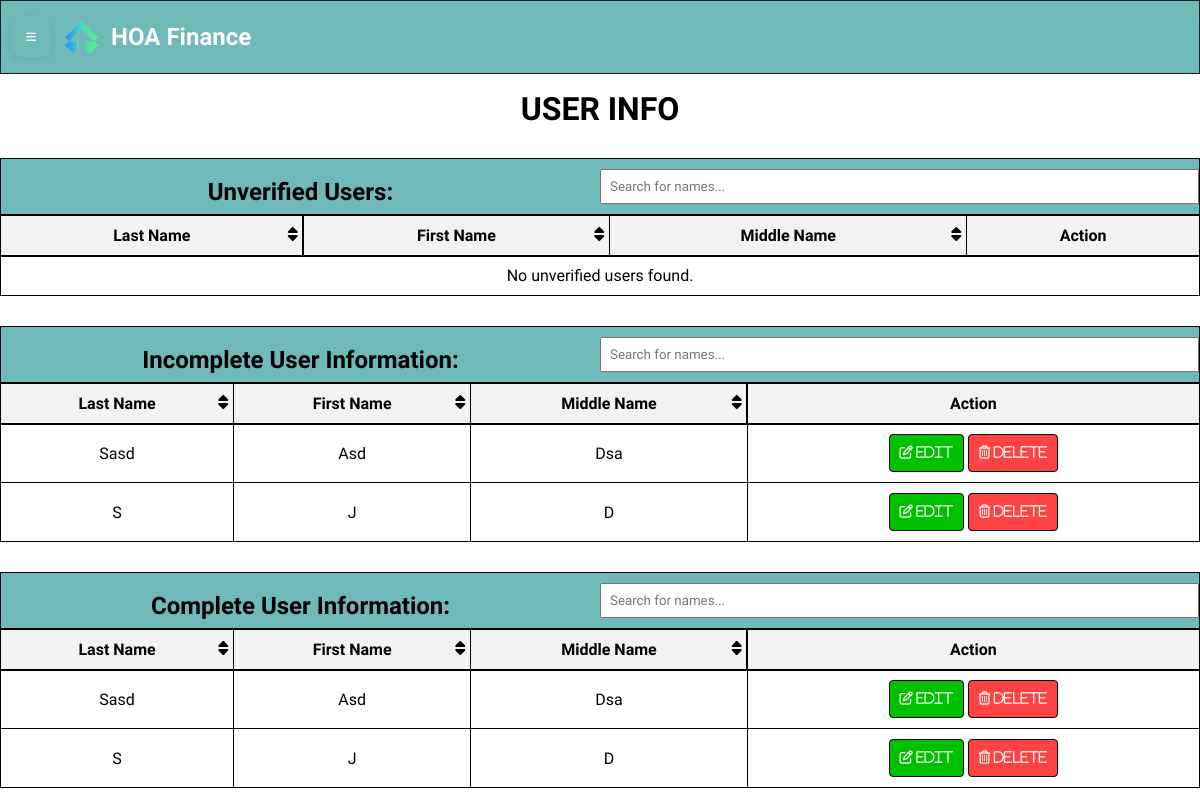
The page /admin/members_info.php on the database as committed earlier.
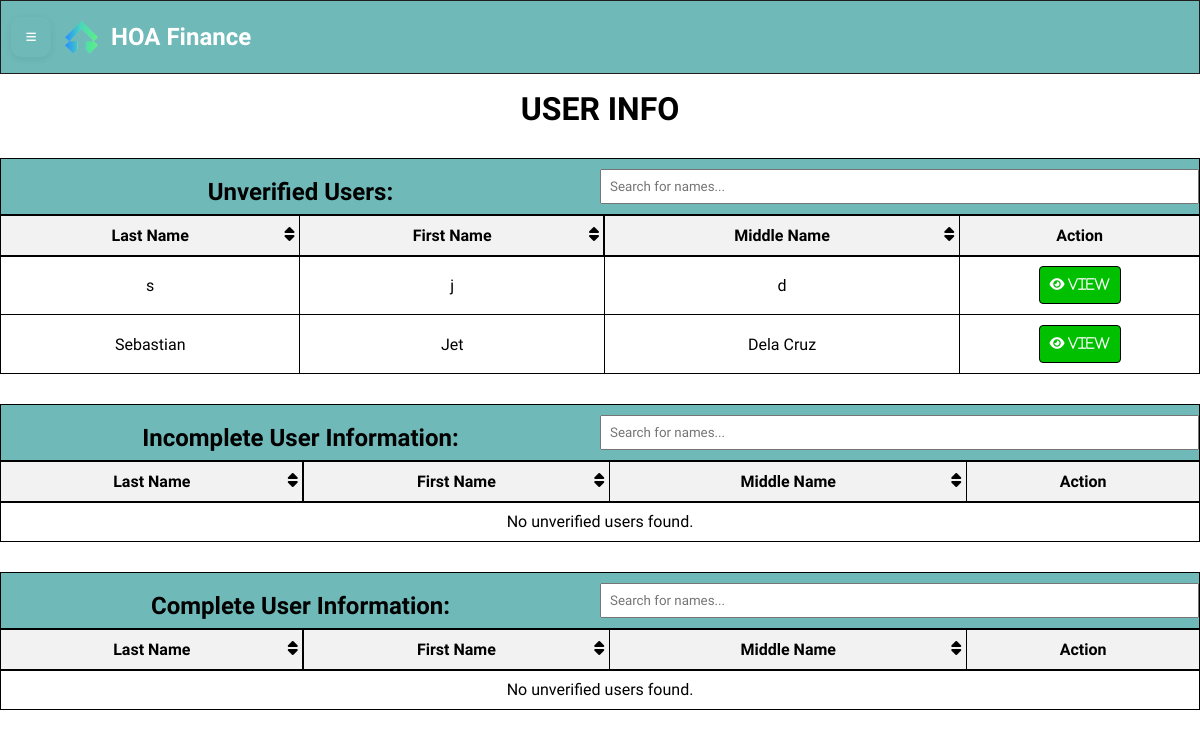
The same page on the database as committed later.
### tables this page shows
CREATE TABLE `tbl_property` (
  `property_id` int(11) NOT NULL,
  `user_id` int(11) DEFAULT NULL,
  `id_no` varchar(255) DEFAULT NULL,
  `blk_no` int(11) DEFAULT NULL,
  `lot_no` int(11) DEFAULT NULL,
  `homelot_area` int(11) DEFAULT NULL,
  `open_space` int(11) DEFAULT NULL,
  `sharein_loan` int(11) DEFAULT NULL,
  `principal_interest` int(11) DEFAULT NULL,
  `MRI` int(11) DEFAULT NULL,
  `total` int(11) DEFAULT NULL
);

CREATE TABLE `tbl_userinfo` (
  `userinfo_id` int(11) NOT NULL,
  `user_id` int(11) NOT NULL,
  `given_name` varchar(255) NOT NULL,
  `middle_name` varchar(255) NOT NULL,
  `last_name` varchar(255) NOT NULL,
  `gender` varchar(255) NOT NULL,
  `bday` date NOT NULL
);

CREATE TABLE `tbl_useracc` (
  `user_id` int(11) NOT NULL,
  `username` varchar(255) NOT NULL,
  `password` varchar(255) NOT NULL,
  `email` varchar(255) NOT NULL,
  `is_admin` varchar(10) NOT NULL DEFAULT 'no',
  `is_deleted` varchar(10) NOT NULL DEFAULT 'no',
  `is_verified` varchar(10) NOT NULL DEFAULT 'no'
);

### functions.php (called while the page is built, shortened)
<?php
function connect()
{
	$mysqli = new mysqli(SERVER, USERNAME, PASSWORD, DATABASE);
	if ($mysqli->connect_errno != 0) {
		$error = $mysqli->connect_error;
		$error_date = date("F j, Y, g:i a");
		$message = "{$error} | {$error_date} \r\n";
		file_put_contents("db-log.txt", $message, FILE_APPEND);
		return false;
	} else {
		$mysqli->set_charset("utf8mb4");
		return $mysqli;
	}
}
function getinfo()
{
	$mysqli = connect();
	$unvQuery = "
        SELECT *
        FROM tbl_useracc, tbl_userinfo, tbl_face
        WHERE tbl_useracc.user_id = tbl_userinfo.user_id
			AND tbl_useracc.user_id = tbl_face.user_id
            AND tbl_useracc.is_verified = 'no'
            AND tbl_useracc.is_admin = 'no'
            AND tbl_useracc.is_deleted = 'no'
        ORDER BY tbl_userinfo.last_name ASC;
    ";
	$unvResult = $mysqli->query($unvQuery);
	$unv = $unvResult->fetch_all(MYSQLI_ASSOC);
	$incQuery = "
        SELECT *
        FROM tbl_property
        JOIN tbl_userinfo ON tbl_property.user_id = tbl_userinfo.user_id
        JOIN tbl_useracc ON tbl_property.user_id = tbl_useracc.user_id
        WHERE is_admin = 'no'
            AND is_deleted = 'no'
            AND is_verified = 'yes'
            AND (blk_no IS NULL
            OR lot_no IS NULL
            OR homelot_area IS NULL
            OR open_space IS NULL
            OR sharein_loan IS NULL
            OR principal_interest IS NULL
            OR MRI IS NULL
            OR total IS NULL)
    ";
	$incResult = $mysqli->query($incQuery);
	$inc = $incResult->fetch_all(MYSQLI_ASSOC);
	$compQuery = "
        SELECT *
        FROM tbl_property
        JOIN tbl_userinfo ON tbl_property.user_id = tbl_userinfo.user_id
        JOIN tbl_useracc ON tbl_property.user_id = tbl_useracc.user_id
        WHERE is_admin = 'no'
            AND is_deleted = 'no'
            AND is_verified = 'yes'
            AND (blk_no IS NULL
            OR lot_no IS NULL
            OR homelot_area IS NULL
            OR open_space IS NULL
            OR sharein_loan IS NULL
            OR principal_interest IS NULL
            OR MRI IS NULL
            OR total IS NULL)
    ";
	$compResult = $mysqli->query($compQuery);
	$comp = $compResult->fetch_all(MYSQLI_ASSOC);
	return [
		'unverified_members' => $unv,
		'incomplete_members' => $inc,
		'completed_members' => $comp
	];
}

### admin/members_info.php (the view, shortened to what the changed rows need)
<!DOCTYPE html>
<html lang="en">
<head>
    <link rel="stylesheet" href="<?php $_SERVER['DOCUMENT_ROOT'] ?>/hofin/styles/css/admin/members_info.css">
    <?php
    require ($_SERVER['DOCUMENT_ROOT'] . '/hofin/navbar.php');
    $data = getinfo();
    ?>
</head>
<body>
    <h1>USER INFO</h1>
    <div class="half">
        <div class="half-half">
            <h2>Unverified Users:</h2>
        </div>
    </div>
    <div class="scrollable">
        <table id="unverifiedTable" class="table">
            <tr>
                <th class="sort-btn" onclick="sortTable(0, 'unverifiedTable')">Last Name</th>
                <th class="sort-btn" onclick="sortTable(1, 'unverifiedTable')">First Name</th>
                <th class="sort-btn" onclick="sortTable(2, 'unverifiedTable')">Middle Name</th>
                <th>Action</th>
            </tr>
            <?php if (count($data['unverified_members']) != 0) { ?>
                <?php foreach ($data['unverified_members'] as $unverified) { ?>
                    <tr>
                        <td><?= htmlspecialchars($unverified['last_name']) ?></td>
                        <td><?= htmlspecialchars($unverified['given_name']) ?></td>
                        <td><?= htmlspecialchars($unverified['middle_name']) ?></td>
                        <td>
                            <button type="button" class="edit button" data-target="modal-<?= $unverified['user_id'] ?>">
                                <i class="fa fa-eye" aria-hidden="true"></i> View
                            </button>
                        </td>
                    </tr>
                <?php }
            } else { ?>
                <tr>
                    <td colspan="6">No unverified users found.</td>
                </tr>
            <?php } ?>
        </table>
    </div>
    <div class="half">
        <div class="half-half">
            <h2>Incomplete User Information:</h2>
        </div>
    </div>
    <div class="scrollable">
        <table id="incompleteTable" class="table">
            <tr>
                <th class="sort-btn" onclick="sortTable(0, 'incompleteTable')">Last Name</th>
                <th class="sort-btn" onclick="sortTable(1, 'incompleteTable')">First Name</th>
                <th class="sort-btn" onclick="sortTable(2, 'incompleteTable')">Middle Name</th>
                <th>Action</th>
            </tr>
            <?php if (count($data['incomplete_members']) != 0) { ?>
                <?php foreach ($data['incomplete_members'] as $incomplete) { ?>
                    <tr>
                        <td><?= htmlspecialchars($incomplete['last_name']) ?></td>
                        <td><?= htmlspecialchars($incomplete['given_name']) ?></td>
                        <td><?= htmlspecialchars($incomplete['middle_name']) ?></td>
                        <td>
                            <form method="POST" action="<?= htmlspecialchars($unverified['user_id']) ?>">
                                <input type="submit" class="edit button" value="&#xf044; EDIT">
                                <input type="submit" class="delete button" value="&#xf2ed; DELETE"
                                    formaction="/admin/delete_info/{{incs[1]}}"
                                    onclick="return confirm('Are you sure you want to delete this account?')">
                            </form>
                        </td>
                    </tr>
                <?php }
            } else { ?>
                <tr>
                    <td colspan="6">No unverified users found.</td>
                </tr>
            <?php } ?>
        </table>
    </div>
    <div class="half">
        <div class="half-half">
            <h2>Complete User Information:</h2>
        </div>
    </div>
    <div class="scrollable">
        <table id="completeTable" class="table">
            <tr>
                <th class="sort-btn" onclick="sortTable(0, 'completeTable')">Last Name</th>
                <th class="sort-btn" onclick="sortTable(1, 'completeTable')">First Name</th>
                <th class="sort-btn" onclick="sortTable(2, 'completeTable')">Middle Name</th>
                <th>Action</th>
            </tr>
            <?php if (count($data['completed_members']) != 0) { ?>
                <?php foreach ($data['completed_members'] as $complete) { ?>
                    <tr>
                        <td><?= htmlspecialchars($complete['last_name']) ?></td>
                        <td><?= htmlspecialchars($complete['given_name']) ?></td>
                        <td><?= htmlspecialchars($complete['middle_name']) ?></td>
                        <td>
                            <form method="POST" action="<?= htmlspecialchars($unverified['user_id']) ?>">
                                <input type="submit" class="edit button" value="&#xf044; EDIT">
                                <input type="submit" class="delete button" value="&#xf2ed; DELETE"
                                    formaction="/admin/delete_info/{{incs[1]}}"
                                    onclick="return confirm('Are you sure you want to delete this account?')">
                            </form>
                        </td>
                    </tr>
                <?php }
            } else { ?>
                <tr>
                    <td colspan="6">No unverified users found.</td>
                </tr>
            <?php } ?>
    </div>
</body>
</html>

Rows that differ between the two databases and show on the page:
removed tbl_property: tbl_userinfo.last_name "Sasd", tbl_userinfo.given_name "Asd", tbl_userinfo.middle_name "Dsa"
removed tbl_property: tbl_userinfo.last_name "S", tbl_userinfo.given_name "J", tbl_userinfo.middle_name "D"
now on this page (row edited): tbl_useracc: tbl_userinfo.last_name "s", tbl_userinfo.given_name "j", tbl_userinfo.middle_name "d"
now on this page (row edited): tbl_useracc: tbl_userinfo.last_name "Sebastian", tbl_userinfo.given_name "Jet", tbl_userinfo.middle_name "Dela Cruz"
